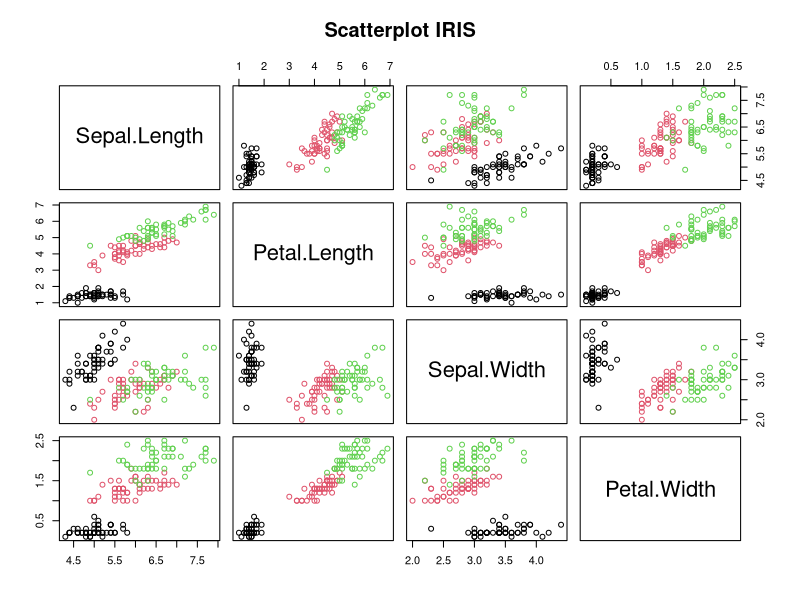
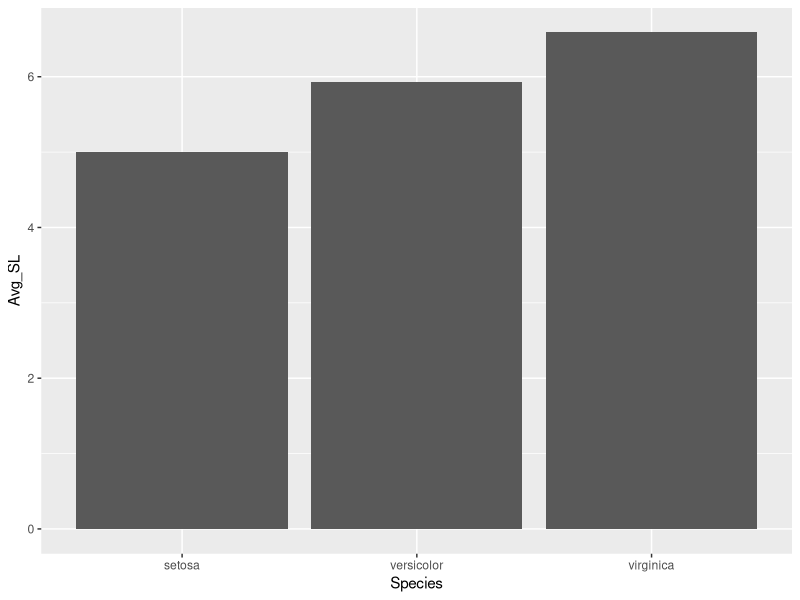
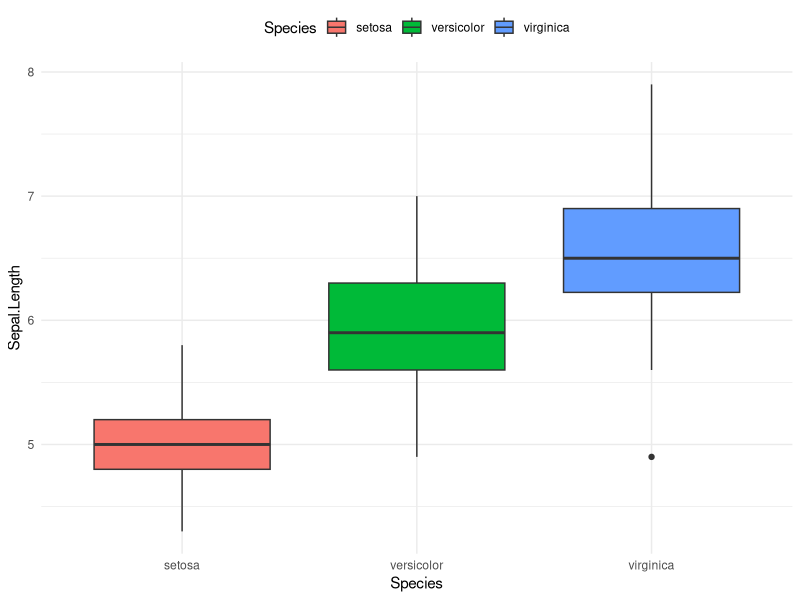

Here is the R script that generated these plots, in order:
install.packages("ggplot2")
library(ggplot2)
head(iris)

#Scatter Plot

scatter <- pairs(~Sepal.Length+Petal.Length+Sepal.Width+Petal.Width,data=iris,
           col=iris$Species,
           main="Scatterplot IRIS")

#change to factor?

#scale_color_manual(values = c("setosa" = "red", "versicolor" = "blue", "virginica" = "yellow"))

#Bar Chart

library(dplyr)
Avg_SL <- iris %>% 
  group_by(Species) %>% 
  summarise(Avg_SL = mean(Sepal.Length))
Avg_SL

library(ggplot2)
bar <- ggplot(Avg_SL, aes(x=Species, y=Avg_SL)) +
  geom_bar(stat="identity")
bar

#Box Plot

boxplot <- ggplot(iris, aes(Species, Sepal.Length)) + 
  geom_boxplot(aes(fill = Species)) +
  theme_minimal() +
  theme(legend.position = "top")
boxplot
